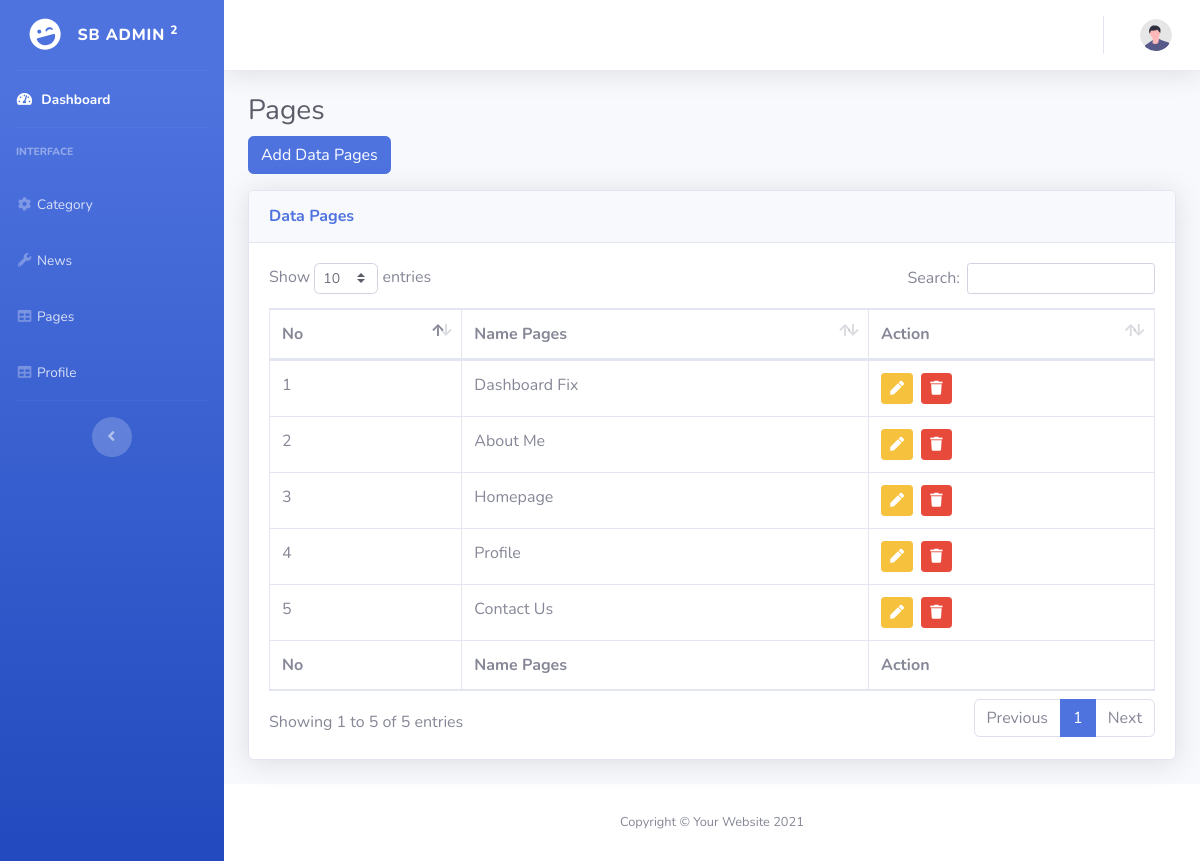
Page /admin/pages.php on the committed database.
### tables this page shows
CREATE TABLE `pages` (
  `pages_id` int(11) NOT NULL,
  `pages_name` varchar(255) NOT NULL,
  `description` text NOT NULL
);

### admin/pages.php (the view, shortened to what this page needs)
<?php
include_once "../includes/db.php";
?>
<!DOCTYPE html>
<html lang="en">
<?php include_once("head.php") ?>
<body id="page-top">
    <div id="wrapper">
        <?php include_once("menu.php") ?>
        <div id="content-wrapper" class="d-flex flex-column">
            <div id="content">
                <?php include_once("topbar.php") ?>
                <div class="container-fluid">
                    <h1 class="h3 mb-2 text-gray-800">Pages</h1>
                    <button type="button" data-toggle="modal" data-target="#form-modal" class="btn btn-primary mb-3">Add
                        Data Pages</button>
                    <div class="card shadow mb-4">
                        <div class="card-header py-3">
                            <h6 class="m-0 font-weight-bold text-primary">Data Pages</h6>
                        </div>
                        <div class="card-body">
                            <div class="table-responsive">
                                <table class="table table-bordered" id="dataTable" width="100%" cellspacing="0">
                                    <thead>
                                        <tr>
                                            <th>No</th>
                                            <th>Name Pages</th>
                                            <th>Action</th>
                                        </tr>
                                    </thead>
                                    <tbody>
                                        <?php
                                        $no = 1;
                                        $sql = "SELECT * FROM pages ORDER BY pages_id DESC";
                                        $result = mysqli_query($db, $sql);
                                        while ($row = mysqli_fetch_assoc($result)) { ?>
                                        <tr>
                                            <td><?php echo $no++; ?></td>
                                            <td><?php echo $row['pages_name']; ?></td>
                                            <td>
                                                <a href="edit_pages.php?id=<?php echo $row['pages_id']; ?>"
                                                    class="btn btn-warning btn-sm mr-1">
                                                    <i class="fas fa-pen"></i>
                                                </a>
                                                <a onclick="return confirm('Are you sure delete this data ?')"
                                                    href="delete_pages.php?id=<?php echo $row['pages_id']; ?>"
                                                    class="btn btn-danger btn-sm">
                                                    <i class="fas fa-trash"></i>
                                                </a>
                                            </td>
                                        </tr>
                                        <?php } ?>
                                    </tbody>
                                    <tfoot>
                                        <tr>
                                            <th>No</th>
                                            <th>Name Pages</th>
                                            <th>Action</th>
                                        </tr>
                                    </tfoot>
                                </table>
                            </div>
                        </div>
                    </div>
                </div>
            </div>
            <?php include_once("footer.php") ?>
        </div>
    </div>
</body>
</html>

### rows in the picture
pages: pages_name "Dashboard Fix"
pages: pages_name "About Me"
pages: pages_name "Homepage"
pages: pages_name "Profile"
pages: pages_name "Contact Us"
